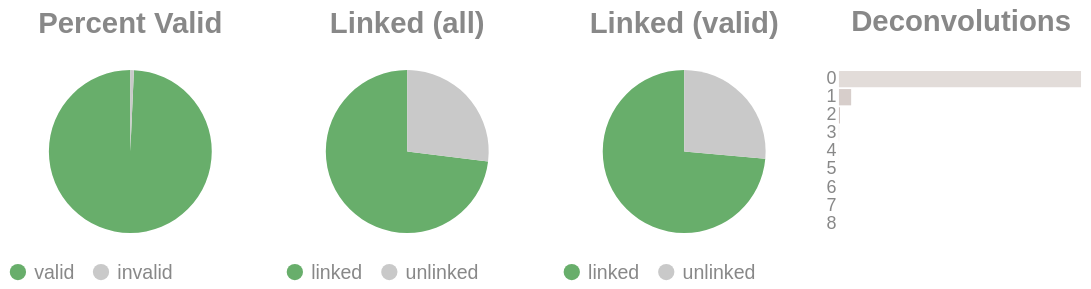

Notebook cell for this chart:
### Code cell
if SKIPLR:
    pass
else:
    clash = Counter()
    for i in valids['molecule'].to_list():
        _mol = i.split("-")
        if len(_mol) == 1:
            clash.update('0')
        else:
            clash.update(_mol[-1])

    _d = {"deconvolutions": [], 'count': []}
    for k,v in clash.items():
        _d['deconvolutions'].append(k)
        _d['count'].append(v)

    tot_valid = valids['reads'].sum()
    mask = valids['reads'] >= 2
    n_linked_reads = valids.filter(mask)['reads'].sum()
    if n_linked_reads == 0:
        print_html("No linked molecules (>=2 reads) were detected; skipping linked-only distributions.")
        SKIPLR = True
    else:
        perc_valid = round(tot_valid / n_reads, 4)
        linked_perc_abs = round(n_linked_reads / n_reads, 4)
        linked_perc = round(n_linked_reads / tot_valid, 4)

    _valid = pl.DataFrame({"valids": ['valid', 'invalid'], "count": [tot_valid, n_reads - tot_valid]})
    _linked_abs = pl.DataFrame({"linked (absolute)": ['linked', 'unlinked'], "count": [n_linked_reads, n_reads - n_linked_reads]})
    _linked_rel = pl.DataFrame({"linked (valids)": ['linked', 'unlinked'], "count": [n_linked_reads, tot_valid - n_linked_reads]})

    (
        alt.hconcat(
            piechart(_valid, goodval = 'valid', title = "Percent Valid"),
            piechart(_linked_abs, goodval = "linked", title =  "Linked (all)"),
            piechart(_linked_rel, goodval = "linked", title =  "Linked (valid)"),
            convolutionbar(pl.DataFrame(_d), title = "Deconvolutions"),
            center = True,
            bounds = 'flush'
        )
        .resolve_scale(color='independent')
        .resolve_legend('independent')
        .properties(usermeta={'embedOptions': {"actions": False}})
    ).display()

### Figure 1 — Vega-Lite specification as saved in the notebook (floating-point values rounded to 4 significant figures)
{"width": "container", "height": 400, "config": {"title": {"anchor": "start", "dy": -15, "fontSize": 18, "color": "#888888", "subtitleColor": "#888888", "subtitleFontSize": 14}, "arc": {"fill": "#0072B2"}, "axis": {"domainColor": "#888888", "domainWidth": 0.5, "gridWidth": 0.2, "grid": false, "titleFontWeight": 400, "titleFontSize": 15, "labelFontSize": 11, "labelColor": "#888888", "tickColor": "#888888", "tickWidth": 0.2, "titleColor": "#888888"}, "axisBand": {"grid": false}, "axisX": {"grid": true, "tickSize": 10, "domainCap": "round"}, "axisY": {"domain": false, "grid": true, "tickSize": 0, "domainCap": "round"}, "background": "transparent", "header": {"labelFontSize": 15, "labelColor": "#888888", "titleFontSize": 15, "titleFontWeight": 600, "titleColor": "#888888"}, "legend": {"labelFont": "sans-serif", "labelFontSize": 12, "labelColor": "#888888", "symbolSize": 100, "symbolType": "circle", "titleFontSize": 12, "titlePadding": 10, "titleColor": "#888888", "title": null}, "range": {"category": ["#E69F00", "#56B4E9", "#009E73", "#F0E442", "#0072B2", "#D55E00", "#CC79A7", "#000000"], "diverging": ["#cfe8f3", "#a2d4ec", "#73bfe2", "#46abdb", "#1696d2", "#12719e"]}, "area": {"fill": "#0072B2", "fillOpacity": 0.7, "line": true, "strokeOpacity": 0.7}, "line": {"color": "#0072B2", "stroke": "#0072B2", "strokeWidth": 2}, "trail": {"color": "#0072B2", "stroke": "#0072B2", "strokeWidth": 0, "size": 1}, "point": {"filled": true, "fillOpacity": 1.0, "size": 95}, "text": {"color": "#888888", "fontSize": 11, "align": "right", "fontWeight": 400, "size": 11}, "bar": {"fill": "#0072B2", "stroke": null}, "view": {"stroke": null, "continuousWidth": 660, "continuousHeight": 400}}, "hconcat": [{"data": {"name": "data-b7ac940635e4cf68b7eace4abfd12825"}, "mark": {"type": "arc"}, "encoding": {"color": {"field": "valids", "legend": {"orient": "bottom", "title": null}, "scale": {"domain": ["valid", "invalid"], "range": ["#68ae6b", "#C9C9C9"]}, "title": "Valids", "type": "nominal"}, "theta": {"field": "count", "type": "quantitative"}, "tooltip": [{"field": "valids", "title": "Valids", "type": "ordinal"}, {"field": "percent", "format": ".2%", "title": "Percent", "type": "quantitative"}, {"field": "count", "title": "Count", "type": "quantitative"}]}, "height": 100, "title": {"text": "Percent Valid", "align": "center", "anchor": "middle"}, "transform": [{"calculate": "datum.count / 12585522", "as": "percent"}], "width": 150}, {"data": {"name": "data-322bb16348a171b8bb7f1d31b12cd957"}, "mark": {"type": "arc"}, "encoding": {"color": {"field": "linked (absolute)", "legend": {"orient": "bottom", "title": null}, "scale": {"domain": ["linked", "unlinked"], "range": ["#68ae6b", "#C9C9C9"]}, "title": "Linked (Absolute)", "type": "nominal"}, "theta": {"field": "count", "type": "quantitative"}, "tooltip": [{"field": "linked (absolute)", "title": "Linked (Absolute)", "type": "ordinal"}, {"field": "percent", "format": ".2%", "title": "Percent", "type": "quantitative"}, {"field": "count", "title": "Count", "type": "quantitative"}]}, "height": 100, "title": {"text": "Linked (all)", "align": "center", "anchor": "middle"}, "transform": [{"calculate": "datum.count / 12585522", "as": "percent"}], "width": 150}, {"data": {"name": "data-f9b108c1526753db049c9982335e3bd3"}, "mark": {"type": "arc"}, "encoding": {"color": {"field": "linked (valids)", "legend": {"orient": "bottom", "title": null}, "scale": {"domain": ["linked", "unlinked"], "range": ["#68ae6b", "#C9C9C9"]}, "title": "Linked (Valids)", "type": "nominal"}, "theta": {"field": "count", "type": "quantitative"}, "tooltip": [{"field": "linked (valids)", "title": "Linked (Valids)", "type": "ordinal"}, {"field": "percent", "format": ".2%", "title": "Percent", "type": "quantitative"}, {"field": "count", "title": "Count", "type": "quantitative"}]}, "height": 100, "title": {"text": "Linked (valid)", "align": "center", "anchor": "middle"}, "transform": [{"calculate": "datum.count / 12496696", "as": "percent"}], "width": 150}, {"data": {"name": "data-f43cec5b8c9a55b36253614e5dc3e6bb"}, "mark": {"type": "bar"}, "encoding": {"color": {"field": "deconvolutions", "legend": null, "scale": {"scheme": "lightgreyred"}, "type": "nominal"}, "tooltip": [{"field": "deconvolutions", "title": "Deconvolutions", "type": "ordinal"}, {"field": "percent", "format": ".2%", "title": "Percent", "type": "quantitative"}, {"field": "count", "title": "Count", "type": "quantitative"}], "x": {"axis": null, "field": "count", "type": "quantitative"}, "y": {"field": "deconvolutions", "sort": "ascending", "title": null, "type": "nominal"}}, "height": 100, "title": {"text": "Deconvolutions", "align": "center", "anchor": "middle"}, "transform": [{"calculate": "datum.count / 5227867", "as": "percent"}], "width": 150}], "bounds": "flush", "center": true, "resolve": {"legend": {"angle": "independent"}, "scale": {"color": "independent"}}, "usermeta": {"embedOptions": {"actions": false}}, "$schema": "https://vega.github.io/schema/vega-lite/v6.1.0.json", "datasets": {"data-b7ac940635e4cf68b7eace4abfd12825": [{"valids": "valid", "count": 12496696}, {"valids": "invalid", "count": 88826}], "data-322bb16348a171b8bb7f1d31b12cd957": [{"linked (absolute)": "linked", "count": 9192774}, {"linked (absolute)": "unlinked", "count": 3392748}], "data-f9b108c1526753db049c9982335e3bd3": [{"linked (valids)": "linked", "count": 9192774}, {"linked (valids)": "unlinked", "count": 3303922}], "data-f43cec5b8c9a55b36253614e5dc3e6bb": [{"deconvolutions": "0", "count": 4954180}, {"deconvolutions": "1", "count": 249961}, {"deconvolutions": "2", "count": 20656}, {"deconvolutions": "3", "count": 2522}, {"deconvolutions": "4", "count": 419}, {"deconvolutions": "5", "count": 89}, {"deconvolutions": "6", "count": 28}, {"deconvolutions": "7", "count": 9}, {"deconvolutions": "8", "count": 3}]}}
